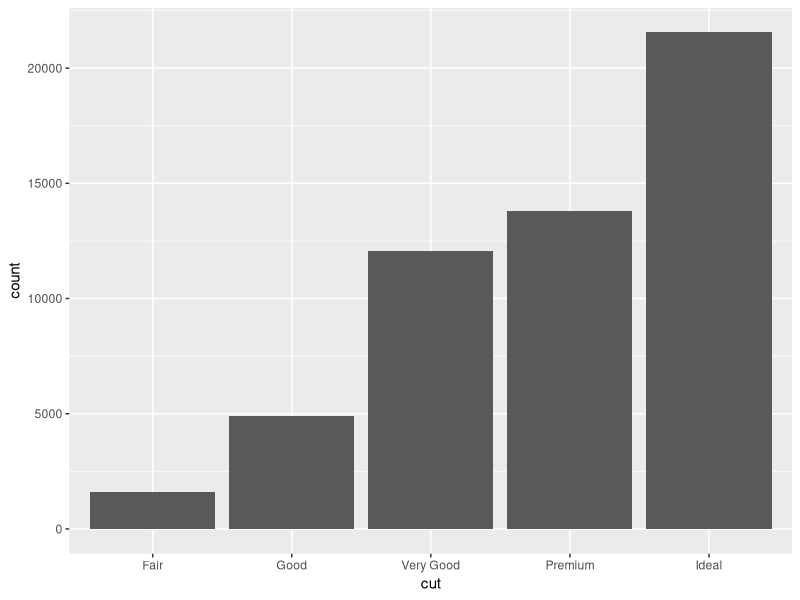
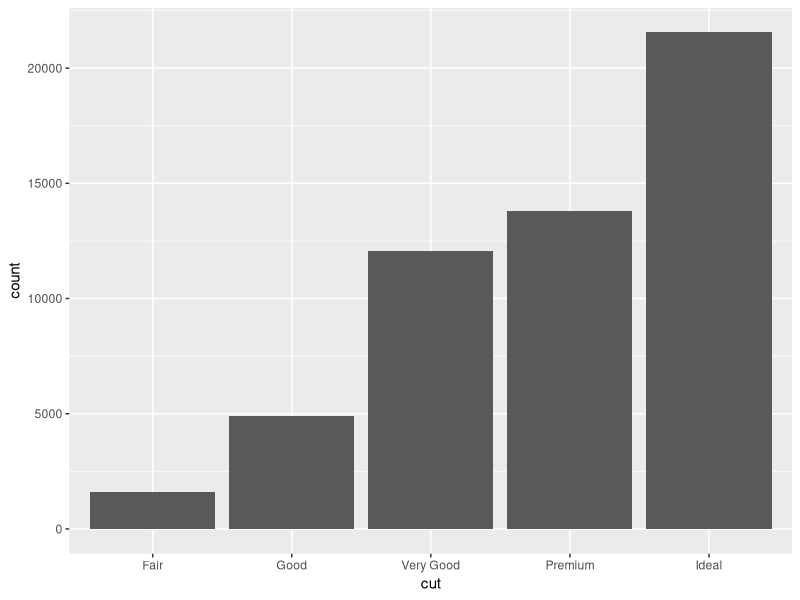
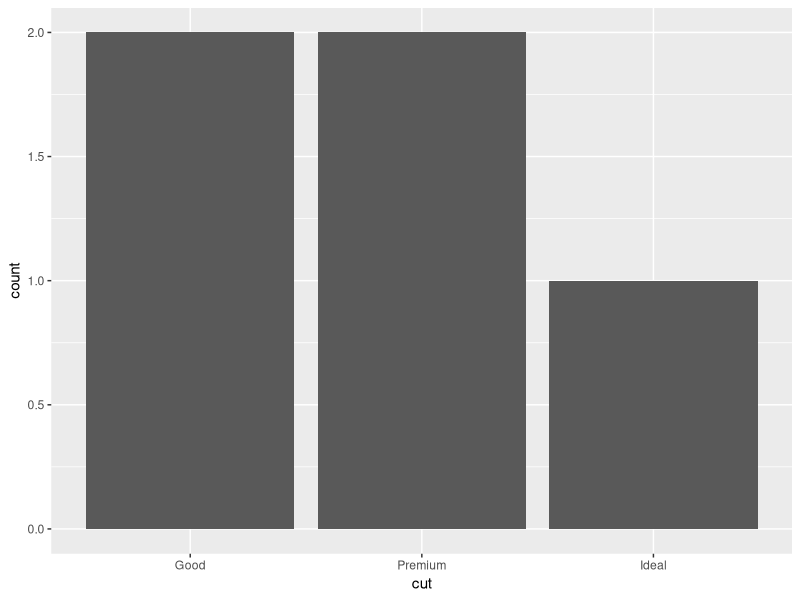
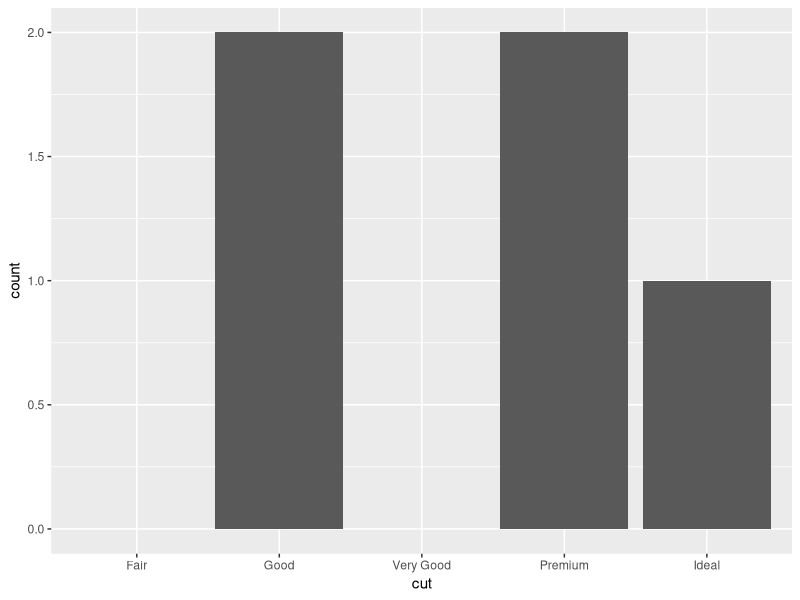
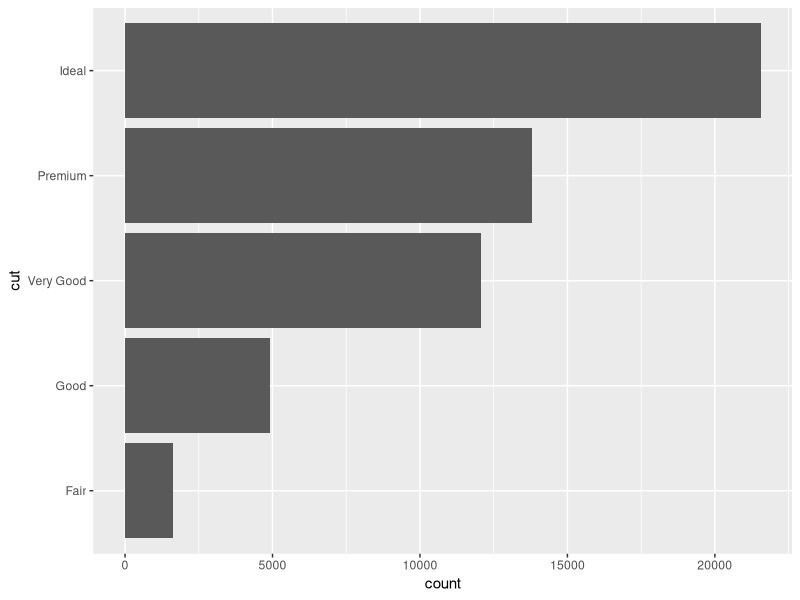
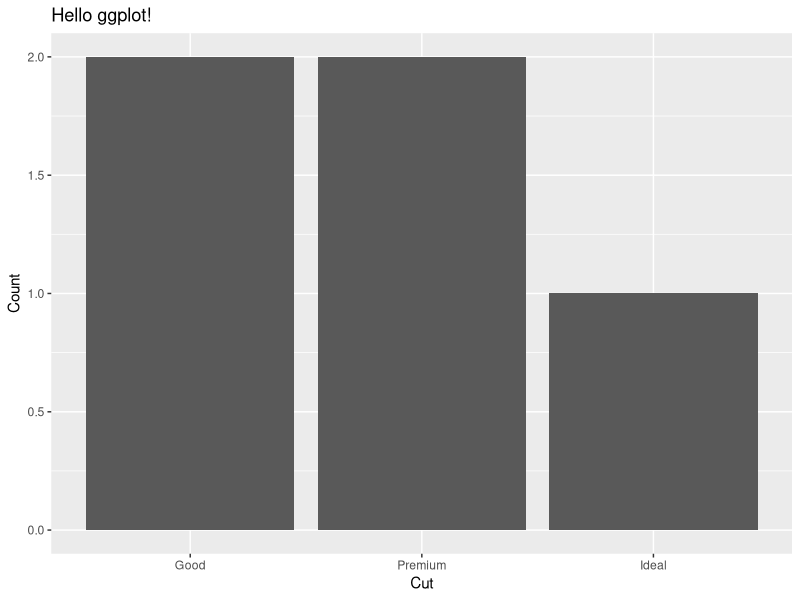
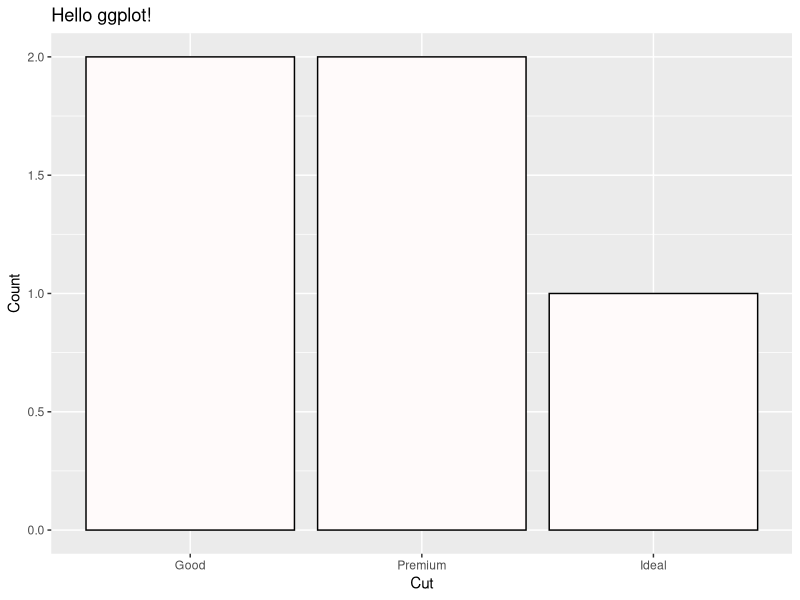
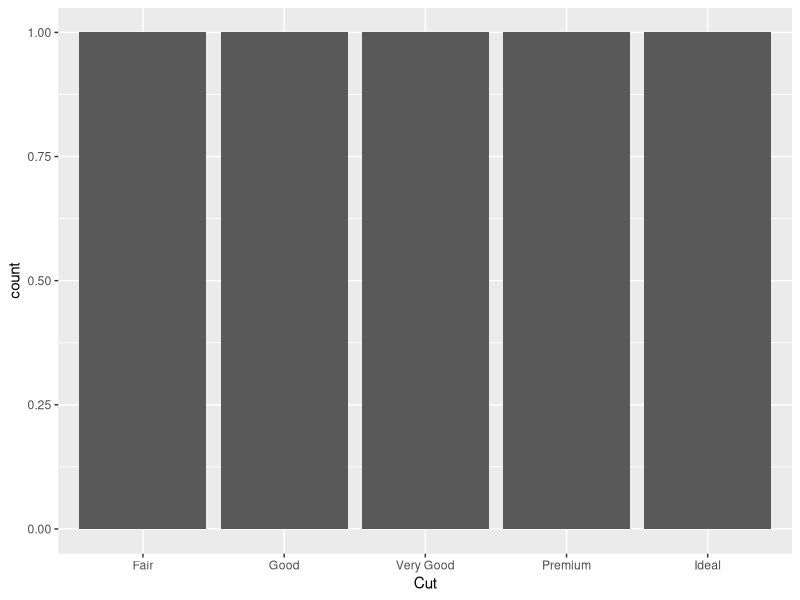

These charts were generated, in order, by the following R code: (Note: this script raises an error after producing the figures.)
## ---- chunk 1
library(ggplot2)
## ---- chunk 2
ggplot(data=diamonds, aes(x=cut)) + geom_bar()
## ---- chunk 3
str(diamonds)
head(diamonds)
## ---- chunk 4
ggplot(data=diamonds, aes(x=cut)) + geom_bar()
## ---- chunk 5
ggp <- ggplot(data=diamonds[1:5,], aes(x=cut)) + geom_bar()
ggp
## ---- chunk 6
ggp <- ggplot(data=diamonds[1:5,], aes(x=cut)) + geom_bar()
### <b>
ggp + scale_x_discrete(drop=FALSE) # ?scale_x_discrete
### </b>
## ---- chunk 7
ggplot(data=diamonds, aes(x=cut)) + geom_bar() + coord_flip()
## ---- chunk 8
ggp <- ggp + xlab("Cut") + ylab("Count") + ggtitle("Hello ggplot!")
ggp
## ---- chunk 9
# want to customize colors? refer to: www.cookbook-r.com/Graphs/Colors_(ggplot2)/
ggp + geom_bar(fill="snow", color="black") # see colors() if you're picky
## ---- chunk 10
diamonds_precounted <- as.data.frame(table(diamonds$cut, dnn=c("Cut")))
diamonds_precounted
## ---- chunk 11
ggplot(data=diamonds_precounted, aes(x=Cut)) + geom_bar()
## ---- chunk 12
ggplot(diamonds_precounted, aes(x=Cut, y=Freq)) + geom_bar(stat="identity") # default is "bin"
## ---- chunk 13
diamonds[1:5,]
## ---- chunk 14
ggplot(diamonds[1:5,], aes(x=cut, y=depth)) + geom_bar(stat="identity")
## ---- chunk 15
ggplot(diamonds_precounted, aes(x=reorder(Cut, -Freq), y=Freq)) + 
  geom_bar(stat='identity') # The order is determined by factor levels
## ---- chunk 16
ggplot(data=diamonds, aes(x=color, fill=cut)) + geom_bar()
## ---- chunk 17
ggplot(data=diamonds, aes(x=color, color=cut)) + geom_bar()
## ---- chunk 18
ggplot(data=diamonds, aes(x=color, fill=cut)) + geom_bar(position="dodge")
## ---- chunk 19
ggplot(data=diamonds, aes(x=price)) + geom_bar()
## ---- chunk 20
ggplot(data=diamonds, aes(x=price, fill=cut)) + geom_bar(position="stack")
## ---- chunk 21
ggplot(data=diamonds, aes(x=price, fill=cut)) + geom_bar(position="identity", alpha=.5)
## ---- chunk 22
ggplot(data=diamonds, aes(x=price, fill=cut)) + geom_density(position="identity", alpha=.5)
## ---- chunk 23
ggplot(data=diamonds[diamonds$cut %in% c("Fair", "Ideal"),], aes(x=price, fill=cut)) + 
    geom_density(position="identity", alpha=.5) + 
    geom_bar(position="identity", alpha=.5)
## ---- chunk 24
ggplot(data=diamonds[diamonds$cut %in% c("Fair", "Ideal"),], aes(x=price, y=..density.., fill=cut)) + 
    geom_density(position="identity", alpha=.5) + 
    geom_bar(position="identity", alpha=.5)
## ---- chunk 25
src_path <- "/Users/kylechung/Dropbox/DSC2015/ggplot_lecture/data"
citynames <- unique(gsub("_.*", '', dir(src_path)))
citynames <- citynames[1:4] # take english version only
dat <- list()
for ( city in citynames ) {
    dat[[city]] <- do.call(rbind, lapply(grep(city, dir(src_path, full.names=TRUE), value=TRUE), read.csv, stringsAsFactors=FALSE))
    dat[[city]]$city <- city
}
dat <- do.call(rbind, dat)

dat[dat$Precp == 'T', "Precp"] <- '0'
dat$Precp <- as.numeric(dat$Precp)
## ---- chunk 26
ggplot(dat, aes(x=city, y=PrecpHour)) + geom_bar(stat="identity")
## ---- chunk 27
ggplot(dat, aes(x=city, y=Precp)) + geom_bar(stat="identity")
## ---- chunk 28
ggplot(dat, aes(x=city, y=SunShine)) + geom_bar(stat="identity")
## ---- chunk 29
dd <- by(dat, dat$city, 
         function(x) c(rainyHour=sum(x$PrecpHour), sunnyHour=sum(x$SunShine)))
dd <- as.data.frame(do.call(rbind, dd))
dd$city <- rownames(dd)
dd <- reshape(dd, direction="long", varying=c("rainyHour", "sunnyHour"), 
              idvar="city", v.names="hour", times=c("rainyHour", "sunnyHour"), timevar="status")
ggplot(dd, aes(x=city, y=hour, fill=status)) + geom_bar(stat="identity")
## ---- chunk 30
ggplot(data=diamonds, aes(x=color, fill=cut)) + geom_bar() + theme_minimal()

diamonds$Count <- 0L
diamondsDF <- aggregate(data=diamonds, Count ~ color + cut, FUN=length)
diamondsDF <- do.call(rbind, lapply(split(diamondsDF, diamondsDF$color), 
                                  function(x) within(x, pct <- Count/sum(Count))))
ggplot(diamondsDF, aes(x=color, y=pct, fill=cut)) + geom_bar(stat='identity') + theme_minimal()
## ---- chunk 31
library(data.table)
diamondsDT <- as.data.table(diamonds)
diamondsDT <- diamondsDT[, list(cnt=.N), by="color,cut"]
diamondsDT <- diamondsDT[, pct:=cnt / sum(cnt), by="color"]
head(diamondsDT, 20)
## ---- chunk 32
table(diamonds$color, diamonds$cut)
## ---- chunk 33
diamonds$cnt <- 0L
diamondsDF <- aggregate(data=diamonds, cnt ~ color + cut, FUN=length)
diamondsDF <- do.call(rbind, lapply(split(diamondsDF, diamondsDF$color), 
                                  function(x) within(x, pct <- cnt / sum(cnt))))
head(diamondsDF)
## ---- chunk 34
DF <- as.data.frame(table(diamonds$color, diamonds$cut, dnn=list("color", "cut")))
DF <- do.call(rbind, by(DF, DF$color, 
                        function(x) within(x, pct <- Freq / sum(Freq))))
head(DF)
## ---- chunk 35
diamonds$cnt <- ave(rep(1, nrow(diamonds)), diamonds$color, diamonds$cut, FUN=sum)
diamonds$cnt_by_color <- ave(rep(1, nrow(diamonds)), diamonds$color, FUN=sum)
diamonds <- transform(diamonds, pct=cnt / cnt_by_color)
DFave <- unique(diamonds[,c("color", "cut", "cnt", "pct")])
head(DFave)
## ---- chunk 36
library(data.table)
diamondsDT <- as.data.table(diamonds)
diamondsDT <- diamondsDT[, list(cnt=.N), by="color,cut"]
diamondsDT <- diamondsDT[, pct:=cnt / sum(cnt), by="color"]
head(diamondsDT)
## ---- chunk 37
library(dplyr)
DP <- summarise(group_by(diamonds, color, cut), cnt=n())
DP <- mutate(DP, pct=cnt / sum(cnt))
head(DP)
## ---- chunk 38
# options(gsubfn.engine='R') # try this line should you have trouble loading the package
library(sqldf)
tmp1 <- sqldf('select color, cut, count(*) as cnt from diamonds group by color, cut')
tmp2 <- sqldf('select color, sum(cnt) as cnt_by_color from tmp1 group by color')
DFSQL <- sqldf('select tmp1.color, cut, cnt, (cnt*1.0 / cnt_by_color) as pct 
               from tmp1 join tmp2 on tmp1.color = tmp2.color')
head(DFSQL)
## ---- chunk 39
ggplot(diamondsDF, aes(x=color, y=pct, fill=cut)) + geom_bar(stat='identity')
## ---- chunk 40
ggplot(dd, aes(x=city, y=hour, fill=status)) + geom_bar(stat="identity")
dd2 <- do.call(rbind, by(dd, dd$city, 
                        function(x) within(x, pct <- hour / sum(hour))))
ggplot(dd2, aes(x=city, y=pct, fill=status)) + geom_bar(stat="identity")
